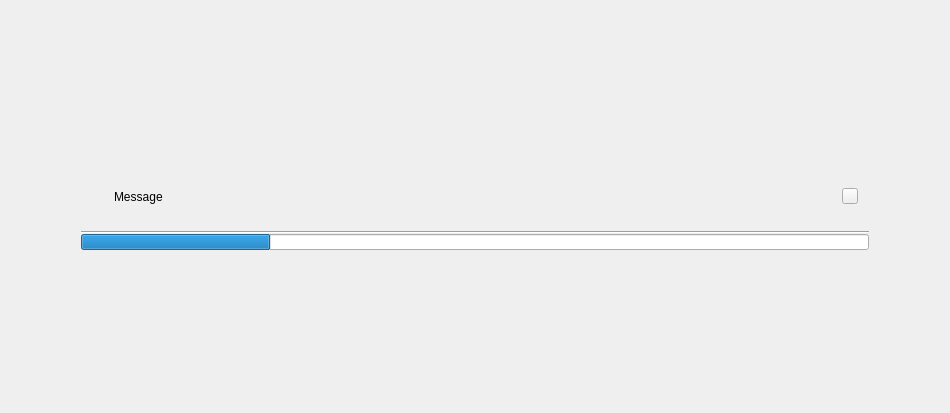
<?xml version="1.0" encoding="UTF-8"?>
<ui version="4.0">
 <class>ProgressWidget</class>
 <widget class="QWidget" name="ProgressWidget">
  <property name="geometry">
   <rect>
    <x>0</x>
    <y>0</y>
    <width>950</width>
    <height>413</height>
   </rect>
  </property>
  <property name="sizePolicy">
   <sizepolicy hsizetype="Preferred" vsizetype="Preferred">
    <horstretch>0</horstretch>
    <verstretch>0</verstretch>
   </sizepolicy>
  </property>
  <layout class="QHBoxLayout" name="horizontalLayout_8">
   <property name="spacing">
    <number>0</number>
   </property>
   <property name="margin">
    <number>0</number>
   </property>
   <item>
    <widget class="QWidget" name="base_" native="true">
     <layout class="QHBoxLayout" name="horizontalLayout_2">
      <property name="spacing">
       <number>4</number>
      </property>
      <property name="leftMargin">
       <number>12</number>
      </property>
      <property name="topMargin">
       <number>8</number>
      </property>
      <property name="rightMargin">
       <number>12</number>
      </property>
      <property name="bottomMargin">
       <number>8</number>
      </property>
      <item>
       <widget class="QWidget" name="message_box_" native="true">
        <property name="minimumSize">
         <size>
          <width>800</width>
          <height>100</height>
         </size>
        </property>
        <property name="maximumSize">
         <size>
          <width>800</width>
          <height>100</height>
         </size>
        </property>
        <layout class="QVBoxLayout" name="verticalLayout">
         <property name="spacing">
          <number>0</number>
         </property>
         <property name="margin">
          <number>6</number>
         </property>
         <item>
          <widget class="QWidget" name="widget" native="true">
           <layout class="QHBoxLayout" name="horizontalLayout">
            <item>
             <widget class="QLabel" name="running_">
              <property name="sizePolicy">
               <sizepolicy hsizetype="Fixed" vsizetype="Fixed">
                <horstretch>0</horstretch>
                <verstretch>0</verstretch>
               </sizepolicy>
              </property>
              <property name="minimumSize">
               <size>
                <width>16</width>
                <height>16</height>
               </size>
              </property>
              <property name="maximumSize">
               <size>
                <width>20</width>
                <height>20</height>
               </size>
              </property>
              <property name="baseSize">
               <size>
                <width>16</width>
                <height>16</height>
               </size>
              </property>
              <property name="text">
               <string/>
              </property>
              <property name="pixmap">
               <pixmap>:/Images/Circle.png</pixmap>
              </property>
              <property name="scaledContents">
               <bool>true</bool>
              </property>
             </widget>
            </item>
            <item>
             <widget class="QLabel" name="message_">
              <property name="sizePolicy">
               <sizepolicy hsizetype="MinimumExpanding" vsizetype="MinimumExpanding">
                <horstretch>1</horstretch>
                <verstretch>0</verstretch>
               </sizepolicy>
              </property>
              <property name="maximumSize">
               <size>
                <width>16777215</width>
                <height>16777215</height>
               </size>
              </property>
              <property name="text">
               <string>Message</string>
              </property>
              <property name="alignment">
               <set>Qt::AlignLeading|Qt::AlignLeft|Qt::AlignVCenter</set>
              </property>
              <property name="wordWrap">
               <bool>true</bool>
              </property>
             </widget>
            </item>
            <item>
             <widget class="QToolButton" name="cancel_button_">
              <property name="minimumSize">
               <size>
                <width>16</width>
                <height>16</height>
               </size>
              </property>
              <property name="maximumSize">
               <size>
                <width>16</width>
                <height>16</height>
               </size>
              </property>
              <property name="text">
               <string/>
              </property>
              <property name="icon">
               <iconset resource="../../Resources/QtResources.qrc">
                <normaloff>:/General_Icons/exit.png</normaloff>:/General_Icons/exit.png</iconset>
              </property>
              <property name="iconSize">
               <size>
                <width>16</width>
                <height>16</height>
               </size>
              </property>
             </widget>
            </item>
           </layout>
          </widget>
         </item>
         <item>
          <widget class="Line" name="line_">
           <property name="sizePolicy">
            <sizepolicy hsizetype="Preferred" vsizetype="Fixed">
             <horstretch>0</horstretch>
             <verstretch>0</verstretch>
            </sizepolicy>
           </property>
           <property name="orientation">
            <enum>Qt::Horizontal</enum>
           </property>
          </widget>
         </item>
         <item>
          <widget class="QProgressBar" name="progress_bar_">
           <property name="sizePolicy">
            <sizepolicy hsizetype="Preferred" vsizetype="Fixed">
             <horstretch>0</horstretch>
             <verstretch>0</verstretch>
            </sizepolicy>
           </property>
           <property name="minimumSize">
            <size>
             <width>0</width>
             <height>16</height>
            </size>
           </property>
           <property name="maximumSize">
            <size>
             <width>16777215</width>
             <height>16</height>
            </size>
           </property>
           <property name="value">
            <number>24</number>
           </property>
           <property name="alignment">
            <set>Qt::AlignCenter</set>
           </property>
           <property name="textVisible">
            <bool>false</bool>
           </property>
          </widget>
         </item>
        </layout>
       </widget>
      </item>
     </layout>
    </widget>
   </item>
  </layout>
 </widget>
 <layoutdefault spacing="6" margin="11"/>
 <resources>
  <include location="../../Resources/QtResources.qrc"/>
 </resources>
 <connections/>
</ui>
